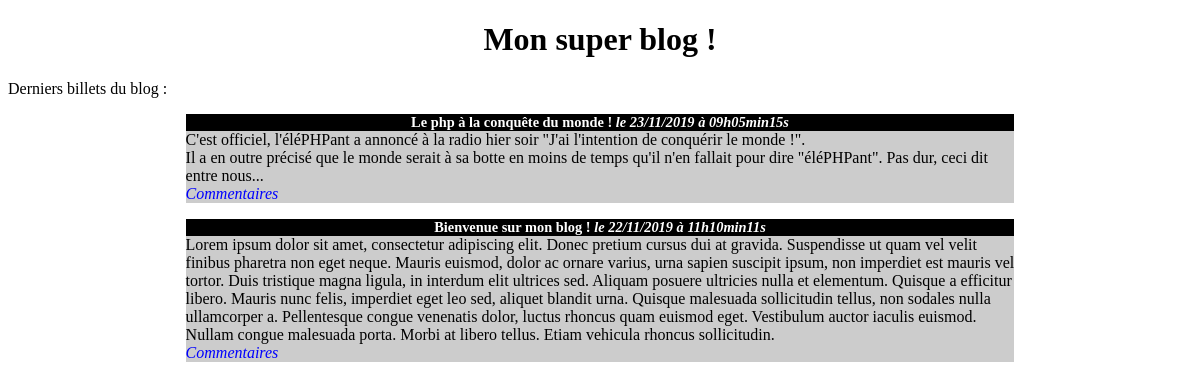
/blog/index.php, run on the app's committed database.
### tables this page shows
CREATE TABLE `posts` (
  `id` int(11) NOT NULL,
  `title` varchar(255) NOT NULL,
  `content` text NOT NULL,
  `creation_date` datetime NOT NULL
);

### blog/controller/frontend.php (called while the page is built, shortened)
<?php
require_once('model/PostManager.php');
function listPosts()
{
    $postManager = new \blog\model\PostManager();
    $posts = $postManager->getPosts();
    require('view/frontend/listPostsView.php');
}

### blog/model/PostManager.php (called while the page is built, shortened)
<?php
class PostManager extends Manager
{
    public function getPosts()
    {
        $db = $this->dbConnect();
        $req = $db->query('SELECT id, title, content, DATE_FORMAT(creation_date, \'%d/%m/%Y à %Hh%imin%ss\') AS creation_date_fr FROM posts ORDER BY creation_date DESC LIMIT 0, 5');
        return $req;
    }
}

### blog/view/frontend/listPostsView.php (the view, shortened to what this page needs)
<h1>Mon super blog !</h1>
<p>Derniers billets du blog :</p>
<?php
while ($data = $posts->fetch())
{
?>
    <div class="news">
        <h3>
            <?= htmlspecialchars($data['title']) ?>
            <em>le <?= $data['creation_date_fr'] ?></em>
        </h3>
        <p>
            <?= nl2br(htmlspecialchars($data['content'])) ?>
            <br />
            <em><a href="index.php?action=post&amp;id=<?= $data['id'] ?>">Commentaires</a></em>
        </p>
    </div>
<?php
}
?>
<?php require('template.php'); ?>

### blog/public/css/style.css (style rules this page uses)
h1, h3 { text-align:center; }
h3 { background-color:black; color:white; font-size:0.9em; margin-bottom:0px; }
.news p { background-color:#CCCCCC; margin-top:0px; }
.news { width:70%; margin:auto; }
a { text-decoration: none; color: blue; }

### data on the page
posts: title "Le php à la conquête du monde !", creation_date_fr "23/11/2019 à 09h05min15s", content "C'est officiel, l'éléPHPant a annoncé à la radio hier soir \"J'ai l'intention de conquérir le monde !\". Il a en outre précisé que le monde serait à sa botte en moins de temps qu'il n'en fallait pour dire \"éléPHPant\". Pas dur, ceci dit entre nous..."
posts: title "Bienvenue sur mon blog !", creation_date_fr "22/11/2019 à 11h10min11s", content "Lorem ipsum dolor sit amet, consectetur adipiscing elit. Donec pretium cursus dui at gravida. Suspendisse ut quam vel velit finibus pharetra non eget neque. Mauris euismod, dolor ac ornare varius, urna sapien suscipit ipsum, non imperdiet est mauris vel tortor. Duis tristique magna ligula, in interdum elit ultrices sed. Aliquam posuere ultricies nulla et elementum. Quisque a efficitur libero. Mauris nunc felis, imperdiet eget leo sed, aliquet blandit urna. Quisque malesuada sollicitudin tellus, non sodales nulla ullamcorper a. Pellentesque congue venenatis dolor, luctus rhoncus quam euismod eget. Vestibulum auctor iaculis euismod. Nullam congue malesuada porta. Morbi at libero tellus. Etiam…"
